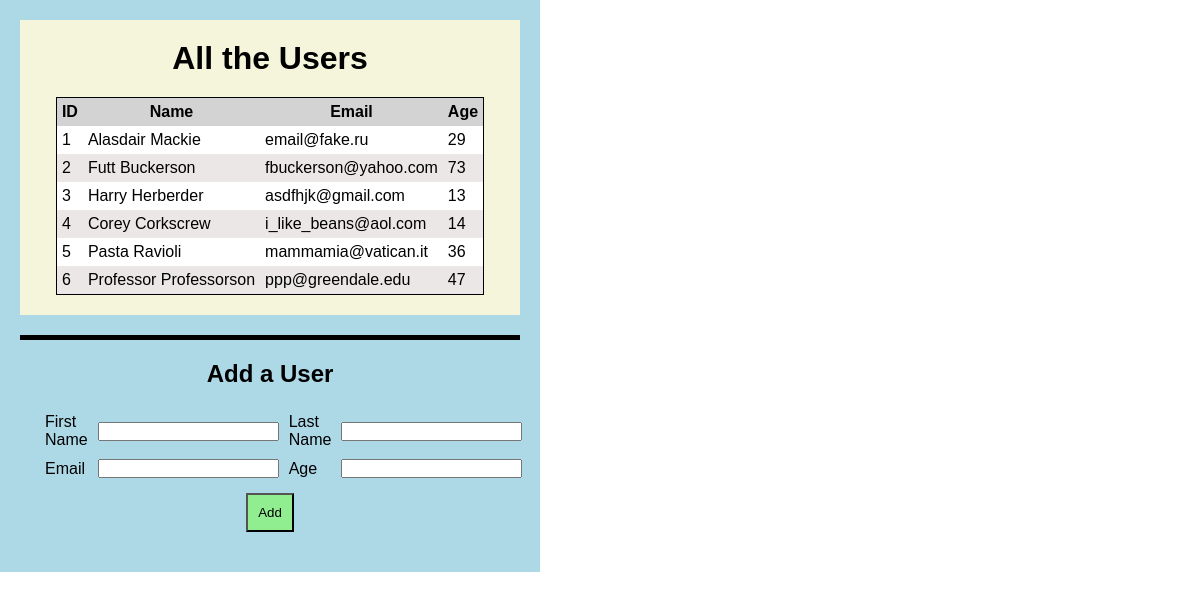
The page / on the database its author committed.
### users_app/models.py (models this page shows)
class User(models.Model):
    first_name = CharField(max_length=255)
    last_name = CharField(max_length=255)
    email = CharField(max_length=255)
    age = IntegerField()
    created_at = DateTimeField(auto_now_add=True)
    updated_at = DateTimeField(auto_now=True)

### users_app/views.py (the view)
# urls.py: path('', views.index),
def index(request):
    context = {
        'all_users': User.objects.all()
    }
    return render(request, 'index.html', context)

### users_app/templates/index.html (shortened to what this page needs)
<!DOCTYPE html>
<html lang="en">
<head>
    {% load static %}
    <link rel="stylesheet" type="text/css" href="{% static 'style.css' %}">
</head>
<body>
    <div id="wrapper">
        <div id="user-list">
            <h1>All the Users</h1>
            <table>
                <thead>
                    <tr>
                        <th>ID</th>
                        <th>Name</th>
                        <th>Email</th>
                        <th>Age</th>
                    </tr>
                </thead>
                <tbody>
                    {% for user in all_users %}
                        <tr>
                            <td>{{user.id}}</td>
                            <td>{{user.first_name}} {{user.last_name}}</td>
                            <td>{{user.email}}</td>
                            <td>{{user.age}}</td>
                        </tr>
                    {% endfor %}
                </tbody>
            </table>
        </div>
        <div id="form-wrapper">
            <h2>Add a User</h2>
            <form id="add-user" action="/add_user" method="POST">
                <table>
                    <tr>
                        <td><label for="first_name">First Name</label></td>
                        <td><input required type="text" name="first_name" id="first_name"></td>
                        <td><label for="last_name">Last Name</label></td>
                        <td><input required type="text" name="last_name" id="last_name"></td>
                    </tr>
                    <tr>
                        <td><label for="email">Email</label></td>
                        <td><input required type="text" name="email" id="email"></td>
                        <td><label for="age">Age</label></td>
                        <td><input required type="text" name="age" id="age"></td>
                    </tr>
                </table>
                <div class="button">
                    <input type="submit" value="Add">
                </div>
            </form>
        </div>
    </div>
</body>
</html>

### users_app/static/style.css (style rules this page uses)
* { margin: 0px; padding: 0px; }
#wrapper { background-color: lightblue; font-family: sans-serif; padding: 20px; width: 500px; }
#user-list { background-color: beige; display: flex; justify-content: space-around; flex-wrap: wrap; padding: 20px; }
#form-wrapper { border-top: 5px solid black; margin-top: 20px; padding: 20px; }
#form-wrapper h2 { width: 100%; text-align: center; }
table { margin-top: 20px; }
#user-list thead { background-color: lightgray; }
#user-list tbody tr:nth-child(even) { background-color: rgb(235, 231, 231); }
#user-list tbody tr:nth-child(odd) { background-color: rgb(255, 255, 255); }
table, th, td { border: 1px solid black; border-collapse: collapse; padding: 5px; }
#add-user table, th,td { border: none; }
.button { margin-top: 10px; display: flex; justify-content: center; }
.button input { padding: 10px; background-color: lightgreen; }

### rows shown on the page
User: id "1", first_name "Alasdair", last_name "Mackie", email "email@fake.ru", age "29"
User: id "2", first_name "Futt", last_name "Buckerson", email "fbuckerson@yahoo.com", age "73"
User: id "3", first_name "Harry", last_name "Herberder", email "asdfhjk@gmail.com", age "13"
User: id "4", first_name "Corey", last_name "Corkscrew", email "i_like_beans@aol.com", age "14"
User: id "5", first_name "Pasta", last_name "Ravioli", email "mammamia@vatican.it", age "36"
User: id "6", first_name "Professor", last_name "Professorson", email "ppp@greendale.edu", age "47"
